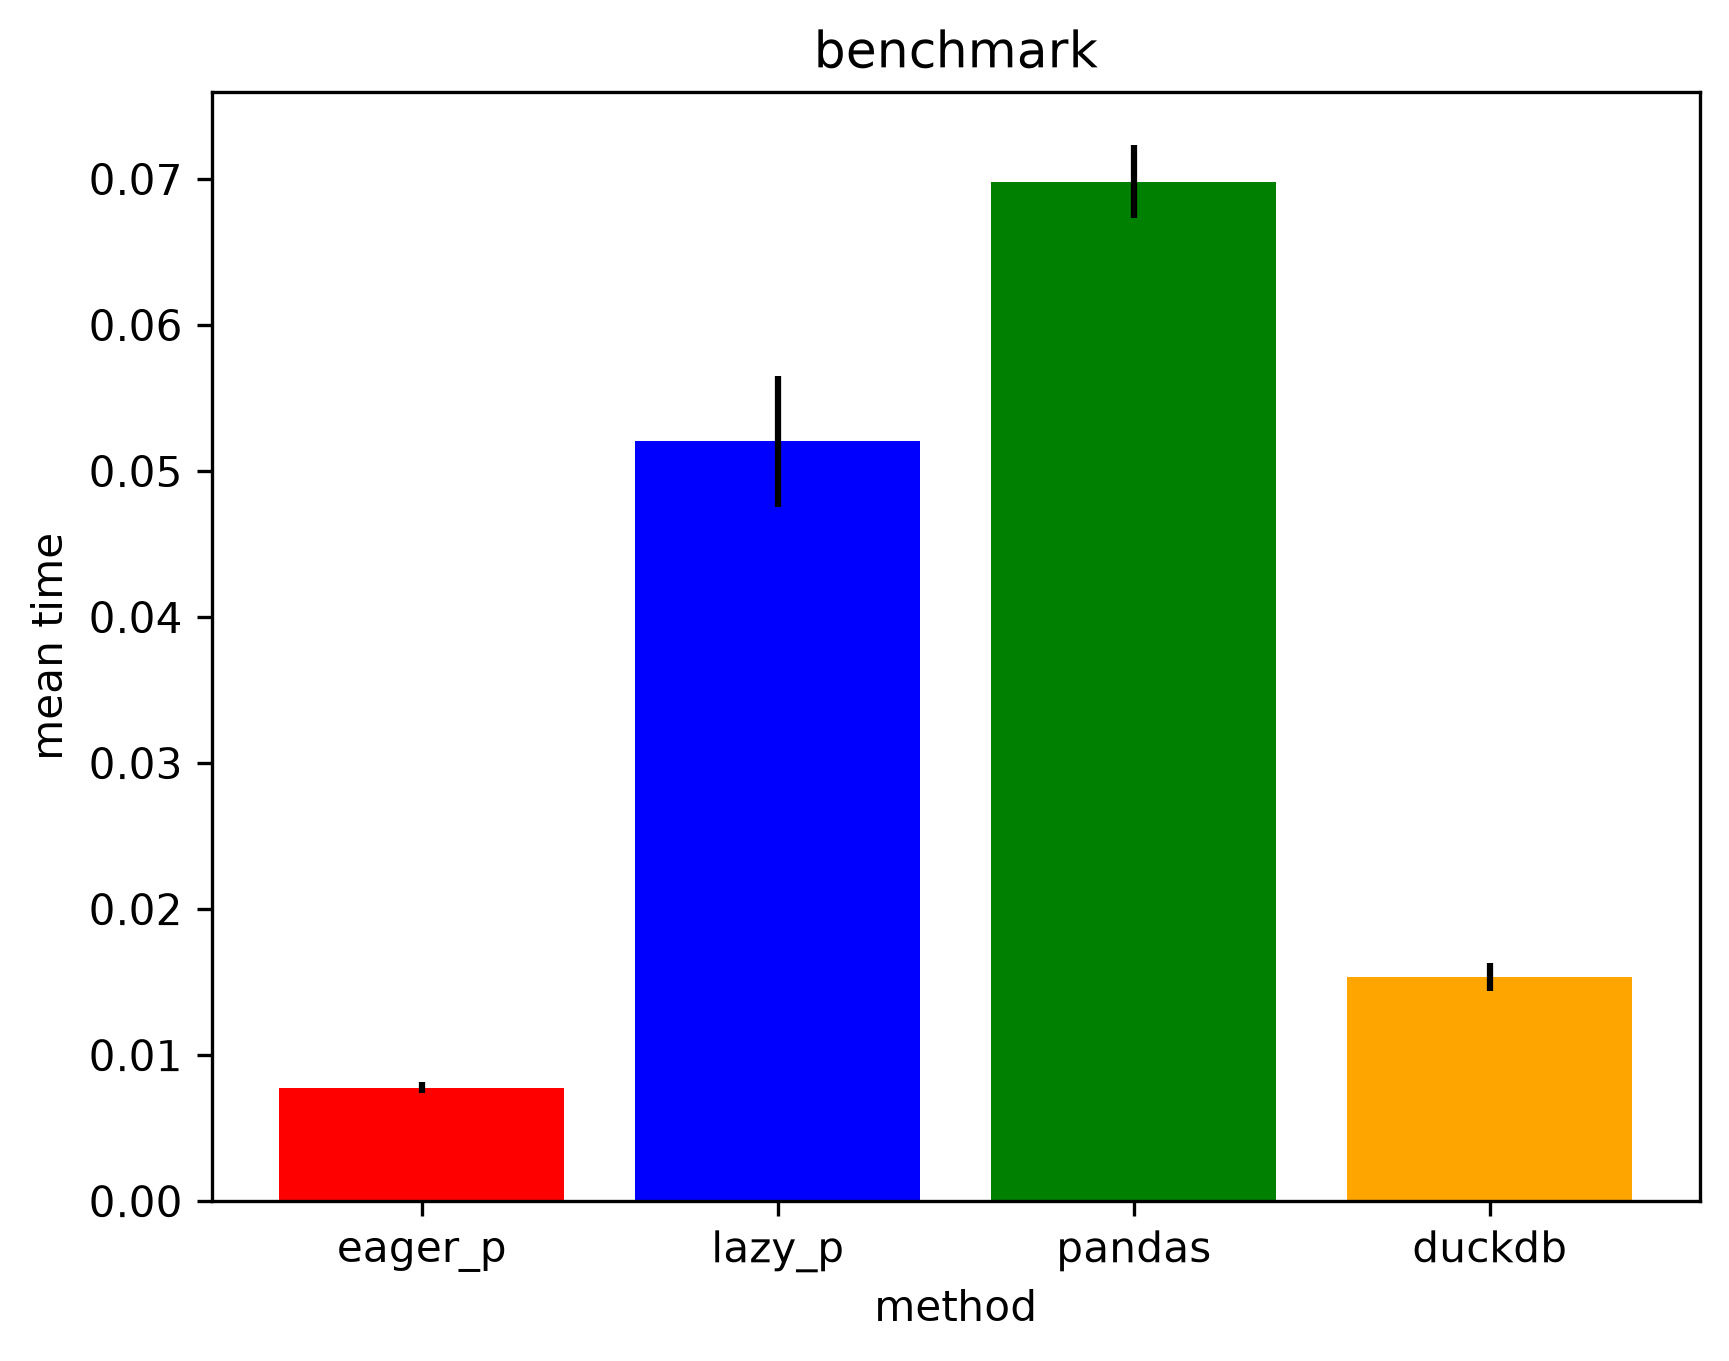

Reproduce this figure in Python.
## Selon https://www.danilchenko.dev/posts/duckdb-vs-polars/
## L'utilisation d'un DataFrame pour des opérations de type Groupby est
## préféré sur polars que sur duckdb

import polars as pl
import pandas as pd
from time import perf_counter
import matplotlib.pyplot as plt
import duckdb
import numpy as np

if __name__ == '__main__':
    number: int = 10
    times:  list[list[float]] = []
    data_p = pl.read_parquet("BASSIN_MOBILITE_GE_DE_trips.parquet")
    data_l = pl.scan_parquet("BASSIN_MOBILITE_GE_DE_trips.parquet")
    data_pd = pd.read_parquet("BASSIN_MOBILITE_GE_DE_trips.parquet")
    for i in range(number):
        times.append([])
        start = perf_counter()
        trajets_per_fpurpose = (
            data_p
            .group_by("following_purpose")
            .agg(pl.len())
            .sort("following_purpose", descending=True)
        )
        end = perf_counter()
        times[i].append(end - start)

        start = perf_counter()
        schema = (
            data_l
            .group_by("following_purpose")
            .agg(pl.len())
            .sort("following_purpose", descending=True)
        )
        trajets_per_fpurpose = schema.collect(engine="streaming")
        end = perf_counter()
        times[i].append(end - start)

        start = perf_counter()
        trajets_per_fpurpose = (
            data_pd.groupby("following_purpose")
            .size()
            .reset_index(name='count')
            .sort_values(by='count', ascending=False)
            .reset_index(drop=True)
        )
        end = perf_counter()
        times[i].append(end - start)

        start = perf_counter()
        trajets = duckdb.sql(f"""
            SELECT following_purpose, COUNT(*) As n
            FROM read_parquet('BASSIN_MOBILITE_GE_DE_trips.parquet')
            GROUP BY following_purpose
            ORDER by n DESC
        """).fetchall()
        end = perf_counter()
        times[i].append(end - start)
    times = np.array(times)
    mean = times[1:, :].mean(axis=0)
    std = times[1:, :].std(axis=0)
    plt.bar(['eager_p', 'lazy_p', 'pandas', 'duckdb'], mean,
            yerr=std, color=['red', 'blue', 'green', 'orange'])
    plt.xlabel("method")
    plt.ylabel('mean time')
    plt.title('benchmark')
    plt.savefig('ex07_benchmark.png', dpi=300, bbox_inches='tight')
